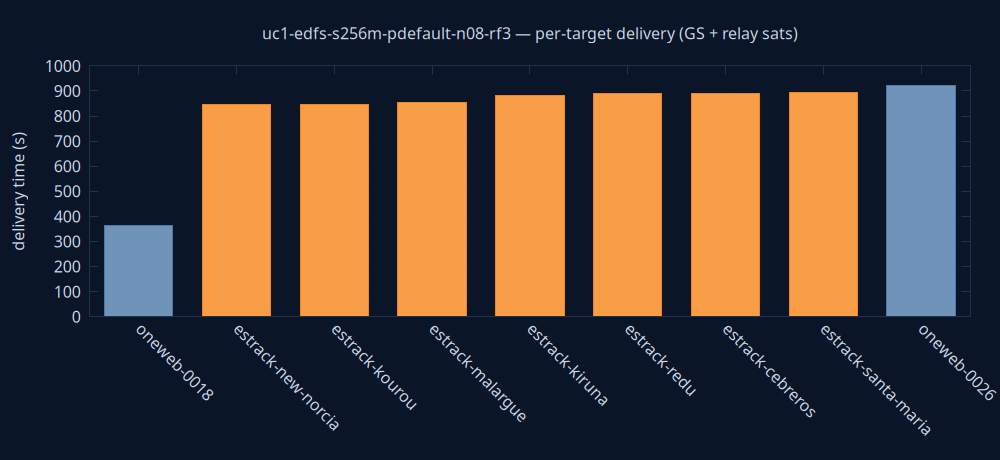

Write the gnuplot code that produced this figure.
set terminal pngcairo size 1000,460 background rgb '#0a1628'
set output 'delivery.png'
set style fill solid 0.8
set boxwidth 0.7 relative
set border lc rgb '#22304a'
set grid ytics lc rgb '#22304a'
set yrange [0:*]
set ylabel 'delivery time (s)' textcolor rgb '#cdd7ea'
set xtics rotate by -45 textcolor rgb '#cdd7ea'
set ytics textcolor rgb '#cdd7ea'
set title 'uc1-edfs-s256m-pdefault-n08-rf3 — per-target delivery (GS + relay sats)' textcolor rgb '#cdd7ea'
plot 'delivery.dat' using 0:2:3:xtic(1) with boxes lc rgb variable notitle
